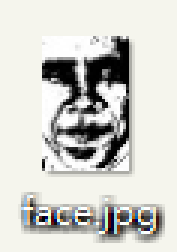
#> input picture assets/photos/portrait-preview.png, 59 x 84 px, given in place of astronaut.png, which was not available (shown 3 times larger)
$ python build_single_eye_filters.py
#> lines starting #> are read from the running program, lines starting #| are printed output that depends on the picture; pictures that were not available may be replaced by others from this repository, and a replacement may not be noted
"""Build reproducible single-filter classroom fixtures (seed 314).

Fits one linear normalized-patch filter per photograph from two positive
samples and hard negatives. These are prepared same-photo teaching filters,
not a trained general-purpose eye detector. Runtime search sees no eye boxes.
"""
import json
from pathlib import Path
import numpy as np
from numpy.lib.stride_tricks import sliding_window_view
from PIL import Image
from sklearn.svm import LinearSVC

ROOT = Path(__file__).resolve().parents[1]
BANK = {
 'astronaut': ('astronaut.png', [(190,91,27,19),(234,93,28,19)]),
 'hopper': ('grace-hopper.jpg', [(190,175,49,27),(281,173,49,27)]),
 'cat': ('chelsea.png', [(139,85,59,62),(291,104,43,55)]),
}
W,H=17,13
result={}
for key,(file,boxes) in BANK.items():
 rgb=np.array(Image.open(ROOT/'assets/photos'/file).convert('RGB'))
 scale=min(1,256/max(rgb.shape[:2])); height=round(rgb.shape[0]*scale);width=round(rgb.shape[1]*scale)
#> after `scale = min(1, 256 / max(rgb.shape[:2]))`: scale = 1
#> after `height = round(rgb.shape[0] * scale)`: height = 84
#> after `width = round(rgb.shape[1] * scale)`: width = 59
 # Deterministic source-pixel sampling; ship these exact working pixels.
 yy=np.minimum(rgb.shape[0]-1,((np.arange(height)+.5)/scale).astype(int))
#> yy = 84 values from 0 to 83
 xx=np.minimum(rgb.shape[1]-1,((np.arange(width)+.5)/scale).astype(int))
#> xx = 59 values from 0 to 58
 gray=np.rint(rgb[yy[:,None],xx[None,:]] @ np.array([.299,.587,.114])).astype(np.uint8)
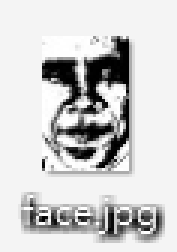
#> gray: shape (84, 59) (shown 3 times larger); min 0, max 255, mean 206.8
 patches=sliding_window_view(gray,(H,W)).reshape(-1,H*W).astype(np.float64)
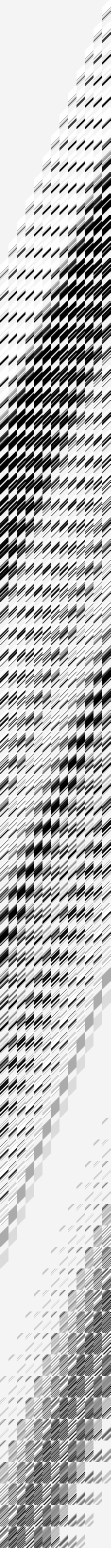
#> patches: shape (3096, 221) float64 (shown at 1/2 size); min 0, max 255, mean 189.9
 patches-=patches.mean(axis=1,keepdims=True);norm=np.linalg.norm(patches,axis=1,keepdims=True)
#> after `patches -= patches.mean(axis=1, keepdims=True)`:
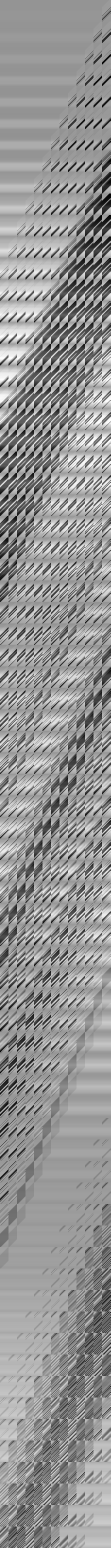
#> patches: shape (3096, 221) float64 (shown at 1/2 size); min -240.2, max 171.4, mean 0; drawn with min black and max white
#> after `norm = np.linalg.norm(patches, axis=1, keepdims=True)`: norm = 3096 values, max 1666.8 at index 619, min 15.55 at index 0, mean 1009.9
 patches/=np.maximum(norm,1e-10)
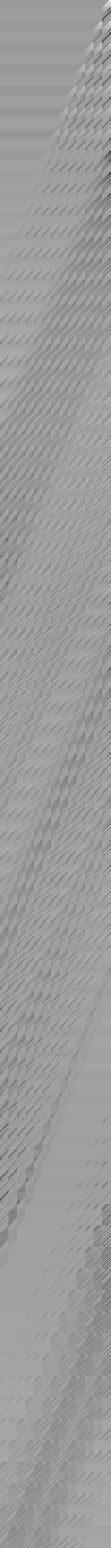
#> patches: shape (3096, 221) float64 (shown at 1/2 size); min -0.998, max 0.635, mean 6.97e-19; drawn with min black and max white
 ph,pw=height-H+1,width-W+1
#> ph = 72; pw = 43
 cy,cx=np.indices((ph,pw)); cx=cx.ravel()+W//2;cy=cy.ravel()+H//2
#> after `cy = cy.ravel() + H // 2`: cy = 3096 values from 6 to 77
 refs=[dict(x=x/rgb.shape[1]*width,y=y/rgb.shape[0]*height,width=w/rgb.shape[1]*width,height=h/rgb.shape[0]*height) for x,y,w,h in boxes]
 inside=np.zeros(len(patches),bool)
 for r in refs:inside|=(cx>=r['x'])&(cx<r['x']+r['width'])&(cy>=r['y'])&(cy<r['y']+r['height'])
 positives=[]
 for r in refs:
  x=int(np.rint(r['x']+r['width']/2))-W//2;y=int(np.rint(r['y']+r['height']/2))-H//2
  positives.append(y*pw+x)
#> after the loop, positives = [4238, 4368]
 # Include all non-eye patches as negatives, no positive labels for background.
 negative=np.where(~inside)[0]
#> negative = 3096 values from 0 to 3095
 rng=np.random.default_rng(314); chosen=rng.choice(negative,min(3000,len(negative)),replace=False)
#> after `chosen = rng.choice(negative, min(3000, len(negative)), replace=False)`: chosen = 3000 values, max 3095 at index 1607, min 0 at index 637, mean 1547.6
 for iteration in range(5):
  indices=np.r_[positives,chosen]
#> (the run stopped early here; a loop or call above may not have finished)
